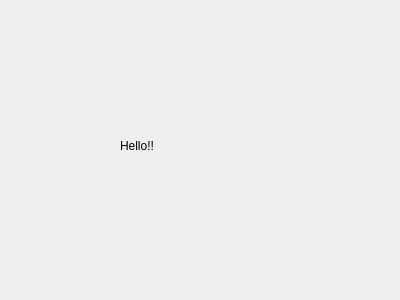
<?xml version="1.0" encoding="UTF-8"?>
<ui version="4.0">
 <class>sec_Dialog</class>
 <widget class="QDialog" name="sec_Dialog">
  <property name="geometry">
   <rect>
    <x>0</x>
    <y>0</y>
    <width>400</width>
    <height>300</height>
   </rect>
  </property>
  <property name="windowTitle">
   <string>Dialog</string>
  </property>
  <widget class="QLabel" name="label">
   <property name="geometry">
    <rect>
     <x>120</x>
     <y>120</y>
     <width>131</width>
     <height>51</height>
    </rect>
   </property>
   <property name="text">
    <string>Hello!!</string>
   </property>
  </widget>
 </widget>
 <resources/>
 <connections/>
</ui>
